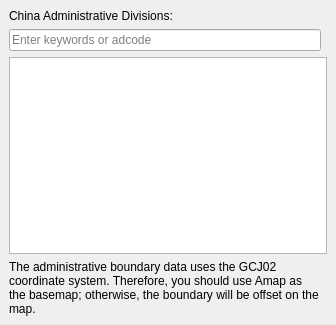
<?xml version="1.0" encoding="UTF-8"?>
<ui version="4.0">
 <class>Form</class>
 <widget class="QWidget" name="Form">
  <property name="geometry">
   <rect>
    <x>0</x>
    <y>0</y>
    <width>336</width>
    <height>325</height>
   </rect>
  </property>
  <property name="windowTitle">
   <string/>
  </property>
  <layout class="QGridLayout" name="gridLayout">
   <property name="leftMargin">
    <number>9</number>
   </property>
   <property name="topMargin">
    <number>9</number>
   </property>
   <property name="rightMargin">
    <number>9</number>
   </property>
   <property name="bottomMargin">
    <number>9</number>
   </property>
   <property name="spacing">
    <number>6</number>
   </property>
   <item row="0" column="0">
    <widget class="QLabel" name="label">
     <property name="text">
      <string>China Administrative Divisions:</string>
     </property>
    </widget>
   </item>
   <item row="1" column="0">
    <widget class="QLineEdit" name="lineEdit">
     <property name="inputMask">
      <string/>
     </property>
     <property name="placeholderText">
      <string>Enter keywords or adcode</string>
     </property>
    </widget>
   </item>
   <item row="2" column="0" colspan="2">
    <widget class="QTreeWidget" name="treeWidget">
     <property name="selectionMode">
      <enum>QAbstractItemView::ExtendedSelection</enum>
     </property>
     <attribute name="headerVisible">
      <bool>false</bool>
     </attribute>
     <column>
      <property name="text">
       <string notr="true">1</string>
      </property>
     </column>
    </widget>
   </item>
   <item row="3" column="0">
    <widget class="QLabel" name="label_2">
     <property name="text">
      <string>The administrative boundary data uses the GCJ02 coordinate system. Therefore, you should use Amap as the basemap; otherwise, the boundary will be offset on the map.</string>
     </property>
     <property name="wordWrap">
      <bool>true</bool>
     </property>
    </widget>
   </item>
  </layout>
 </widget>
 <resources/>
 <connections/>
</ui>
